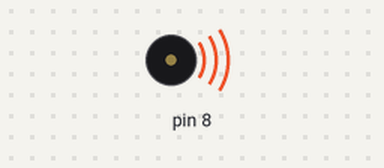
Recording of a sketch running on a simulated Arduino Uno, built with avr-gcc and run on an emulated ATmega328P. On the bench: buzzer (waves = sounding).

Above: at 0.18 s.
At 9.02 s:
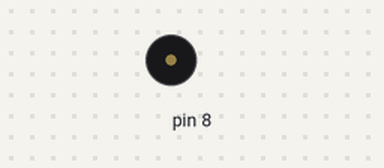
Timing chart, 0 to 9.3 s (numbered marks = the images above):
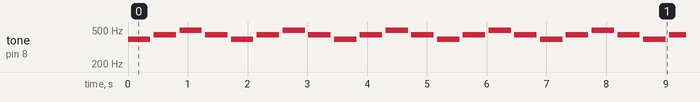

The sketch:

melodia_coches.ino
```cpp
// Melodia de coches de choque

const int melody[] = {
  392, 440, 494, 440,
  392, 440, 494, 440,
  392, 440, 494, 440,
  392, 440,

  494, 440, 392, 440,
  494, 440, 392, 440,
  494, 440, 392, 440,

  494, 440, 392, 440,
  494
};

const int durations[] = {
  375, 375, 375, 375,
  375, 375, 375, 375,
  375, 375, 375, 375,
  375, 375,

  375, 375, 375, 375,
  375, 375, 375, 375,
  375, 375, 375, 375,

  375, 375, 375, 375,
  375
};

const int melodyLength = sizeof(melody) / sizeof(melody[0]);

void setup() {
}

void loop() {

  for (int i = 0; i < melodyLength; i++) {

    tone(8, melody[i], durations[i]);

    delay(durations[i] * 1.15);

    noTone(8);
  }

  delay(1000);
}
```

Measured:
- by itself, tone on pin 8: plays 392 Hz for 0.38 s, 440 Hz for 0.38 s, 494 Hz for 0.38 s, 440 Hz for 0.38 s, 392 Hz for 0.38 s, 440 Hz for 0.38 s … (281 notes in this stretch)
